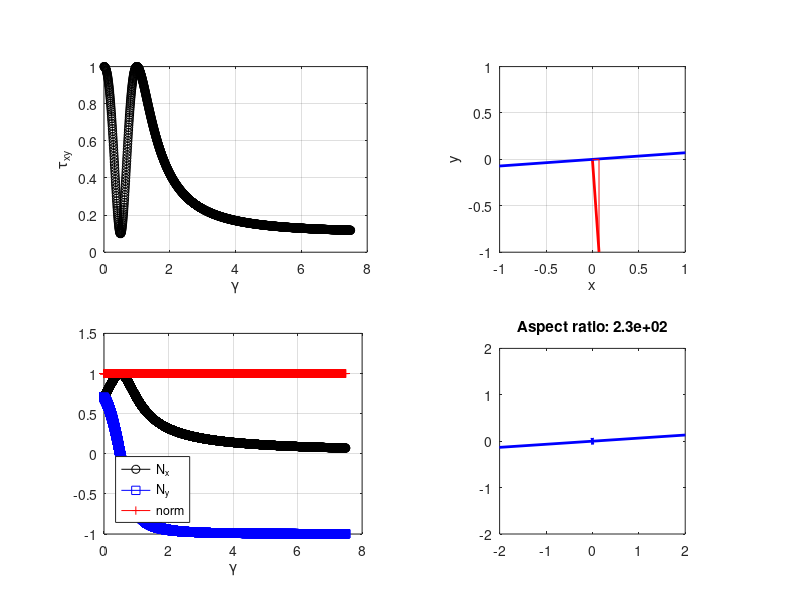

Write MATLAB code to recreate this figure.
%==========================================================================
% Version for Matlab which can use vector multiplication
% Version for C-code which is based on components, because no vector
% multiplication
% Director should not be orthogonal to shear direction
clear all, close all, clc

% Simple shear
dt          = 1e-2;
dudx        = 0;
dudy        = 1;
dvdx        = 0;
dvdy        = 0;

mu_N        = 1;
mu_S        = mu_N/10;
C_ISO       = 2*mu_N*[1 0 0; 0 1 0; 0 0 1/2];
w12         = 1/2*(dudy-dvdx);
e12         = 1/2*(dudy+dvdx);
W           = [0 w12; -w12 0];
D           = [0 e12; e12 0];
D_vec       = [dudx dvdy 2*e12]';
Tau_vec     = C_ISO*D_vec;
Tauxy       = Tau_vec(3);
Gamma       = 0;
F_inc       = [1 dt*dudy; 0 1];
F           = [1       0; 0 1];

Director    = [1; 1];
Norm_dir    = sqrt( Director(1)^2+Director(2)^2 );
Director    = Director ./ Norm_dir;
Norm_dir    = sqrt( Director(1)^2+Director(2)^2 );
Nx          = Director(1);
Ny          = Director(2);
Angle       = atand(Nx/Ny);
Fol_x       = -Ny/Nx;
Fol_y       = 1;

it          = 1;
while Ny(end) > -0.9975 %it = 2:500;
    it              = it+1;
    
    F               = F_inc*F;
    B               = F*F';                 % Left Cauchy-Green tensor
    [BV,BE]         = eigs(B);              % Spectral decomposition
    VE              = diag(sqrt(diag(BE))); % Square roots of eigenvalues
    FS              = BV*VE;                % Scale eigenvectors with eigenvalues
    psa1            = FS(:,2);              % Finite strain axis 1
    psa2            = FS(:,1);              % Finite strain axis 2    
    Aratio          = sqrt( psa2(1)^2 + psa2(2)^2 ) / sqrt( psa1(1)^2 + psa1(2)^2 );
    
    Director_dot    = W*Director - D*Director*(Director'*Director) + (Director'*(D*Director))*Director;
    Director        = Director + Director_dot*dt;
    Norm_dir(it)    = sqrt(Director(1)^2+Director(2)^2);
    Director        = Director ./ Norm_dir(it);
    a0              = 2*Director(1)^2*Director(2)^2;
    a1              = (Director(1)*Director(2)^3-Director(1)^3*Director(2));
    a1              = Director(1)*Director(2) * (-Director(1)^2 + Director(2)^2);
%     C_ANI           = [-a0 a0 -a1; a0 -a0 a1; -a1 a1 -1/2+a0];
    C_ANI           = [-a0 a0 a1; a0 -a0 -a1; a1 -a1 -1/2+a0];
    
%     mu_S            = mu_N / Aratio; %min(100,Aratio);
    S_C             = C_ISO + 2*(mu_N-mu_S) * C_ANI;
    
    Tau_vec         = S_C*D_vec;
    Tauxy(it)       = Tau_vec(3);
    Gamma(it)       = Gamma(it-1) + e12*dt;
    Nx(it)          = Director(1);
    Ny(it)          = Director(2);
    Angle(it)       = atand(Nx/Ny);
    Fol_x(it)       = -Ny(it)/Nx(it);
    Fol_y(it)       = 1; 
    
    if mod(it,50)==0
        subplot(221)
        plot(Gamma,Tauxy,'-ok'), grid on
        xlabel('\gamma')
        ylabel('\tau_{xy}')
        subplot(223)
        plot(Gamma,Nx,'-ok'), hold on,plot(Gamma,Ny,'-sb'),plot(Gamma,Norm_dir,'-+r'), grid on
        legend('N_x','N_y','norm','location','southwest')
        xlabel('\gamma')
        ylabel(' ')

        subplot(222)
        hold off
        plot([0 Nx(it)   ],[0 Ny(it)]   ,'-r','linewidth',2), grid on, hold on
        plot([Fol_x(it) -Fol_x(it)],[Fol_y(it) -Fol_y(it)],'-b','linewidth',2)
        plot([0 Nx(it)],[0 0],'-r')
        plot([Nx(it) Nx(it)],[0 Ny(it)],'-r')
        axis equal, axis([-1 1 -1 1])
        xlabel('x')
        ylabel('y')
        subplot(224)
        hold off
        quiver(0,0, psa1(1), psa1(2),'color','b','linewidth',2,'AutoScale','off'); hold on
        quiver(0,0, psa2(1), psa2(2),'color','b','linewidth',2,'AutoScale','off');
        quiver(0,0,-psa1(1),-psa1(2),'color','b','linewidth',2,'AutoScale','off');
        quiver(0,0,-psa2(1),-psa2(2),'color','b','linewidth',2,'AutoScale','off');
        axis equal, axis(2*[-1 1 -1 1])
        title(['Aspect ratio: ',num2str(Aratio,2)])
        set(gcf,'position',[393 97.4000 978 684.4000])
        drawnow
    end
end


% % Expression from Mulhaus
% n1    = Director(1);
% n2    = Director(2);
% ddotx = (-(dudx-dvdy)*n1*n2 - dvdx*n2^2 + dudy*n1^2)*n2;
% ddoty = ( (dudx-dvdy)*n1*n2 + dvdx*n2^2 - dudy*n1^2)*n1;
% ddot  = [ddotx;ddoty]